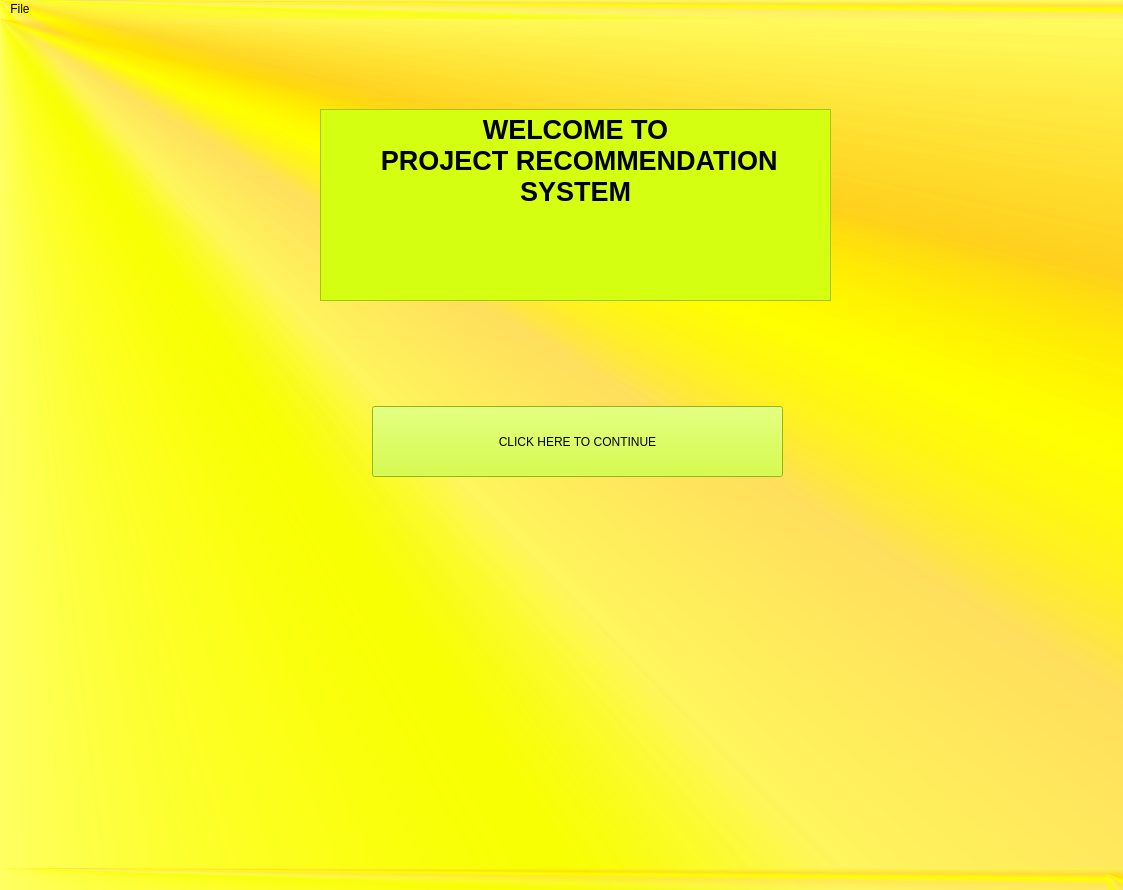
<?xml version="1.0" encoding="UTF-8"?>
<ui version="4.0">
 <class>MainWindow</class>
 <widget class="QMainWindow" name="MainWindow">
  <property name="geometry">
   <rect>
    <x>0</x>
    <y>0</y>
    <width>1123</width>
    <height>890</height>
   </rect>
  </property>
  <property name="windowTitle">
   <string>MainWindow</string>
  </property>
  <property name="styleSheet">
   <string notr="true">background-color: qconicalgradient(cx:0, cy:0, angle:135, stop:0 rgba(255, 255, 0, 69), stop:0.375 rgba(255, 255, 0, 69), stop:0.423533 rgba(251, 255, 0, 145), stop:0.45 rgba(247, 255, 0, 208), stop:0.477581 rgba(255, 244, 71, 130), stop:0.518717 rgba(255, 218, 71, 130), stop:0.55 rgba(255, 255, 0, 255), stop:0.57754 rgba(255, 203, 0, 130), stop:0.625 rgba(255, 255, 0, 69), stop:1 rgba(255, 255, 0, 69));</string>
  </property>
  <widget class="QWidget" name="centralwidget">
   <widget class="QTextBrowser" name="textBrowser">
    <property name="geometry">
     <rect>
      <x>320</x>
      <y>90</y>
      <width>511</width>
      <height>192</height>
     </rect>
    </property>
    <property name="styleSheet">
     <string notr="true">background-color: rgb(212, 255, 17);</string>
    </property>
    <property name="html">
     <string>&lt;!DOCTYPE HTML PUBLIC &quot;-//W3C//DTD HTML 4.0//EN&quot; &quot;http://www.w3.org/TR/REC-html40/strict.dtd&quot;&gt;
&lt;html&gt;&lt;head&gt;&lt;meta name=&quot;qrichtext&quot; content=&quot;1&quot; /&gt;&lt;style type=&quot;text/css&quot;&gt;
p, li { white-space: pre-wrap; }
&lt;/style&gt;&lt;/head&gt;&lt;body style=&quot; font-family:'MS Shell Dlg 2'; font-size:7.8pt; font-weight:400; font-style:normal;&quot;&gt;
&lt;p align=&quot;center&quot; style=&quot; margin-top:0px; margin-bottom:0px; margin-left:0px; margin-right:0px; -qt-block-indent:0; text-indent:0px;&quot;&gt;&lt;span style=&quot; font-size:20pt; font-weight:600;&quot;&gt;WELCOME TO&lt;/span&gt;&lt;/p&gt;
&lt;p align=&quot;center&quot; style=&quot; margin-top:0px; margin-bottom:0px; margin-left:0px; margin-right:0px; -qt-block-indent:0; text-indent:0px;&quot;&gt;&lt;span style=&quot; font-size:20pt; font-weight:600;&quot;&gt; PROJECT RECOMMENDATION SYSTEM&lt;/span&gt;&lt;/p&gt;&lt;/body&gt;&lt;/html&gt;</string>
    </property>
   </widget>
   <widget class="QPushButton" name="pushButton1">
    <property name="geometry">
     <rect>
      <x>372</x>
      <y>387</y>
      <width>411</width>
      <height>71</height>
     </rect>
    </property>
    <property name="styleSheet">
     <string notr="true">font: 16pt &quot;MS Shell Dlg 2&quot;;
background-color: rgb(201, 255, 21);</string>
    </property>
    <property name="text">
     <string>CLICK HERE TO CONTINUE</string>
    </property>
   </widget>
  </widget>
  <widget class="QMenuBar" name="menubar">
   <property name="geometry">
    <rect>
     <x>0</x>
     <y>0</y>
     <width>1123</width>
     <height>26</height>
    </rect>
   </property>
   <widget class="QMenu" name="menuFile">
    <property name="title">
     <string>File</string>
    </property>
   </widget>
   <addaction name="menuFile"/>
  </widget>
  <widget class="QStatusBar" name="statusbar"/>
 </widget>
 <resources/>
 <connections/>
</ui>
